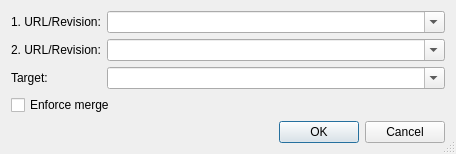
<ui version="4.0" >
 <class>SvnMergeDialog</class>
 <widget class="QDialog" name="SvnMergeDialog" >
  <property name="geometry" >
   <rect>
    <x>0</x>
    <y>0</y>
    <width>456</width>
    <height>152</height>
   </rect>
  </property>
  <property name="windowTitle" >
   <string>Subversion Merge</string>
  </property>
  <property name="sizeGripEnabled" >
   <bool>true</bool>
  </property>
  <layout class="QGridLayout" >
   <item row="3" column="0" colspan="2" >
    <widget class="QCheckBox" name="forceCheckBox" >
     <property name="toolTip" >
      <string>Select to force the merge operation</string>
     </property>
     <property name="text" >
      <string>Enforce merge</string>
     </property>
    </widget>
   </item>
   <item row="4" column="0" colspan="2" >
    <widget class="QDialogButtonBox" name="buttonBox" >
     <property name="orientation" >
      <enum>Qt::Horizontal</enum>
     </property>
     <property name="standardButtons" >
      <set>QDialogButtonBox::Cancel|QDialogButtonBox::Ok</set>
     </property>
    </widget>
   </item>
   <item row="2" column="0" >
    <widget class="QLabel" name="textLabel1" >
     <property name="text" >
      <string>Target:</string>
     </property>
    </widget>
   </item>
   <item row="2" column="1" >
    <widget class="QComboBox" name="targetCombo" >
     <property name="toolTip" >
      <string>Enter the target</string>
     </property>
     <property name="whatsThis" >
      <string>&lt;b>Target&lt;/b>
&lt;p>Enter the target for the merge operation into this field. Leave it empty to
get the target URL from the working copy.&lt;/p>
&lt;p>&lt;b>Note:&lt;/b> This entry is only needed, if you enter revision numbers above.&lt;/p></string>
     </property>
     <property name="editable" >
      <bool>true</bool>
     </property>
     <property name="insertPolicy" >
      <enum>QComboBox::InsertAtTop</enum>
     </property>
     <property name="duplicatesEnabled" >
      <bool>false</bool>
     </property>
    </widget>
   </item>
   <item row="0" column="0" >
    <widget class="QLabel" name="TextLabel1" >
     <property name="text" >
      <string>1. URL/Revision:</string>
     </property>
    </widget>
   </item>
   <item row="1" column="1" >
    <widget class="QComboBox" name="tag2Combo" >
     <property name="sizePolicy" >
      <sizepolicy vsizetype="Fixed" hsizetype="Expanding" >
       <horstretch>0</horstretch>
       <verstretch>0</verstretch>
      </sizepolicy>
     </property>
     <property name="toolTip" >
      <string>Enter an URL or a revision number</string>
     </property>
     <property name="whatsThis" >
      <string>&lt;b>URL/Revision&lt;/b>
&lt;p>Enter an URL or a revision number to be merged into
the working copy.&lt;/p></string>
     </property>
     <property name="editable" >
      <bool>true</bool>
     </property>
     <property name="duplicatesEnabled" >
      <bool>false</bool>
     </property>
    </widget>
   </item>
   <item row="0" column="1" >
    <widget class="QComboBox" name="tag1Combo" >
     <property name="sizePolicy" >
      <sizepolicy vsizetype="Fixed" hsizetype="Expanding" >
       <horstretch>0</horstretch>
       <verstretch>0</verstretch>
      </sizepolicy>
     </property>
     <property name="toolTip" >
      <string>Enter an URL or a revision number</string>
     </property>
     <property name="whatsThis" >
      <string>&lt;b>URL/Revision&lt;/b>
&lt;p>Enter an URL or a revision number to be merged into
the working copy.&lt;/p></string>
     </property>
     <property name="editable" >
      <bool>true</bool>
     </property>
     <property name="duplicatesEnabled" >
      <bool>false</bool>
     </property>
    </widget>
   </item>
   <item row="1" column="0" >
    <widget class="QLabel" name="TextLabel1_2" >
     <property name="text" >
      <string>2. URL/Revision:</string>
     </property>
    </widget>
   </item>
  </layout>
 </widget>
 <pixmapfunction>qPixmapFromMimeSource</pixmapfunction>
 <tabstops>
  <tabstop>tag1Combo</tabstop>
  <tabstop>tag2Combo</tabstop>
  <tabstop>targetCombo</tabstop>
  <tabstop>forceCheckBox</tabstop>
  <tabstop>buttonBox</tabstop>
 </tabstops>
 <resources/>
 <connections>
  <connection>
   <sender>buttonBox</sender>
   <signal>accepted()</signal>
   <receiver>SvnMergeDialog</receiver>
   <slot>accept()</slot>
   <hints>
    <hint type="sourcelabel" >
     <x>35</x>
     <y>101</y>
    </hint>
    <hint type="destinationlabel" >
     <x>34</x>
     <y>126</y>
    </hint>
   </hints>
  </connection>
  <connection>
   <sender>buttonBox</sender>
   <signal>rejected()</signal>
   <receiver>SvnMergeDialog</receiver>
   <slot>reject()</slot>
   <hints>
    <hint type="sourcelabel" >
     <x>105</x>
     <y>107</y>
    </hint>
    <hint type="destinationlabel" >
     <x>105</x>
     <y>126</y>
    </hint>
   </hints>
  </connection>
 </connections>
</ui>
